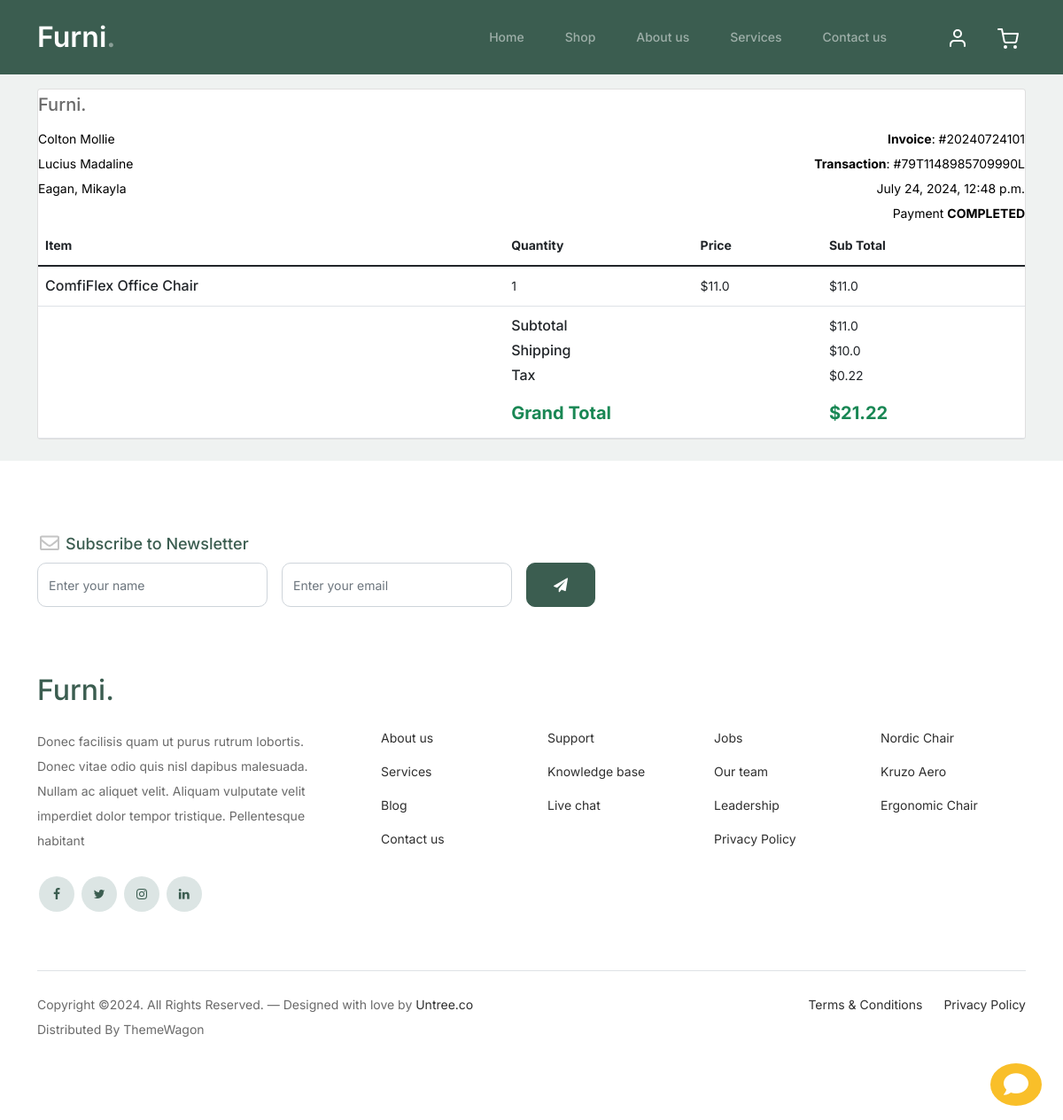
Page /accounts/order_detail/20240724101/ (signed in) on the committed database.
### orders/models.py (models this page shows, shortened)
class Order(models.Model):
    STATUS = (
        ('New', 'New'),
        ('Accepted', 'Accepted'),
        ('Completed', 'Completed'),
        ('Cancelled', 'Cancelled'),
    )
    user = models.ForeignKey(Account, on_delete=models.SET_NULL, null=True)
    payment = models.ForeignKey(Payment, on_delete=models.SET_NULL, blank=True, null=True)
    order_number = models.CharField(max_length=20)
    first_name = models.CharField(max_length=50)
    last_name = models.CharField(max_length=20)
    phone = models.CharField(max_length=15)
    email = models.EmailField(max_length=50)
    address_line_1 = models.CharField(max_length=20)
    address_line_2 = models.CharField(max_length=20, blank=True)
    state = models.CharField(max_length=20)
    city = models.CharField(max_length=20)
    order_note = models.CharField(max_length=100, blank=True)
    order_total = models.FloatField()
    tax = models.FloatField()
    status = models.CharField(max_length=10, choices=STATUS, default='New')
    ip = models.CharField(blank=True, max_length=20)
    is_ordered = models.BooleanField(default=False)
    created_at = models.DateTimeField(auto_now_add=True)
    updated_at = models.DateTimeField(auto_now=True)
    def full_name(self):
        return f"{self.first_name} {self.last_name}"
    def full_address(self):
        return f"{self.address_line_1} {self.address_line_2}"

class Payment(models.Model):
    user = models.ForeignKey(Account, on_delete=models.CASCADE)
    payment_id = models.CharField(max_length=100)
    payment_method = models.CharField(max_length=100)
    amount_paid = models.CharField(max_length=100) # total amount paid
    status = models.CharField(max_length=100)
    created_at = models.DateTimeField(auto_now_add=True)

class OrderProduct(models.Model):
    order = models.ForeignKey(Order, on_delete=models.CASCADE)
    user = models.ForeignKey(Account, on_delete=models.CASCADE)
    payment = models.ForeignKey(Payment, on_delete=models.CASCADE)
    product = models.ForeignKey(Product, on_delete=models.CASCADE)
    quantity = models.IntegerField()
    product_price = models.FloatField()
    total_amount = models.FloatField(null=True)
    ordered = models.BooleanField(default=False)
    created_at = models.DateTimeField(auto_now_add=True)
    updated_at = models.DateTimeField(auto_now=True)

### shop/models.py (models this page shows, shortened)
class Product(models.Model):
    product_name    = models.CharField(max_length=200, unique=True)
    category        = models.ForeignKey(Category, on_delete=models.CASCADE)
    slug            = models.SlugField(max_length=200, unique=True)
    description     = models.TextField(max_length=500, blank=True)
    price           = models.IntegerField()
    images          = models.ImageField(upload_to='photos/products')
    stock           = models.IntegerField()
    is_available    = models.BooleanField(default=True)
    created_date    = models.DateTimeField(auto_now_add=True)
    modified_date   = models.DateTimeField(auto_now=True)

### accounts/views.py (the view)
# urls.py: path("order_detail/<int:order_id>/", views.order_detail, name='order_detail'),
@login_required(login_url='signin')
def order_detail(request, order_id):
    order_detail = OrderProduct.objects.filter(
        order__order_number=order_id
    )
    order = Order.objects.get(
        order_number=order_id
    )
    subtotal = 0
    shipping = 10.0
    tax = order.tax
    for i in order_detail:
        subtotal += i.product_price * i.quantity
    grand_total = subtotal + shipping + tax
    context = {
        "order_detail": order_detail,
        "order": order,
        "subtotal": subtotal,
        "grand_total": grand_total,
        'tax': tax,
        "shipping": shipping
    }
    return render(request, 'accounts/order_detail.html', context)

### accounts/models.py (called while the page is built)
    @property
    def is_authenticated(self):
        return True

### cart/context_processor.py (called while the page is built)
def counter(request):
    cart_count = 0
    if 'admin' in request.path:
        return {}
    else:
        try:
            cart = Cart.objects.filter(cart_id=_cart_id(request))
            if request.user.is_authenticated:
                cart_items = CartItem.objects.all().filter(user=request.user)
            else:
                cart_items = CartItem.objects.all().filter(cart=cart[:1])
            for cart_item in cart_items:
                cart_count += cart_item.quantity
        except Cart.DoesNotExist:
            cart_count = 0
    if cart_count > 9:
        cart_count = '9+'
    return dict(cart_count=cart_count)

### cart/views.py (called while the page is built)
def _cart_id(request):
    cart = request.session.session_key
    if not cart:
        cart = request.session.create()
    return cart

### chat/context_processor.py (called while the page is built, shortened)
def chat_context(request):
    if request.user.is_authenticated:
        username = request.user.username
        room_name = f'u{username}'
        if 'room_name' not in request.session or request.session['room_name'] != room_name:
            request.session['room_name'] = room_name
            request.session['username'] = username
            Room.objects.get_or_create(room_name=room_name)
    request.room_name = room_name
    request.username = username
    return {
        'chat_room_name': room_name,
        'chat_username': username,
    }

### chat/msg_context_processor.py (called while the page is built)
def room_message(request):
    room_name = request.session.get('room_name')
    print('Room name', room_name)
    if room_name:
        room, _ = Room.objects.get_or_create(room_name=room_name)
        get_messages = Message.objects.filter(room=room)
    else:
        get_messages = ['hello']
    return {
        'get_messages': get_messages,
    }

### templates/accounts/order_detail.html
{% extends 'base.html' %}
{% load static %}
{% block content %}
<div class="container pt-3">
    <div class="row gutters">
    	<div class="col-xl-12 col-lg-12 col-md-12 col-sm-12 col-12">
    		<div class="card mb-4">
    			<div class="card-body p-0">
    				<div class="invoice-container">
    					<div class="invoice-header">
                            <h3 class="navbar-brand">
                                Furni<span>.</span>
                            </h3>
    						<div class="row gutters">
    							<div class="col-md-6">
    								<div class="text-black">
    									<address >
                                            {{order.full_name}}<br>
											{{order.full_address}}<br>
											{{order.city}}, {{order.state}}
    									</address>
    								</div>
    							</div>
    							<div class="col-md-6">
    								<div class="text-xl-end text-md-end">
    									<div class="text-black">
    										<div><b>Invoice</b>: #{{order.order_number}}</div>
    										<div><b>Transaction</b>: #{{order.payment.payment_id}}</div>
    										<div>{{order.created_at}}</div>
    										<div>Payment <b>{{order.payment.status}}</b></div>
    									</div>
    								</div>
    							</div>
    						</div>
    					</div>
    					<div class="invoice-body">
    						<div class="row gutters">
    							<div class="col-lg-12 col-md-12 col-sm-12">
    								<div class="table-responsive">
    									<table class="table custom-table m-0">
    										<thead>
    											<tr>
    												<th>Item</th>
    												<th>Quantity</th>
    												<th>Price</th>
    												<th>Sub Total</th>
    											</tr>
    										</thead>
    										<tbody>
                                                {% for item in order_detail %}
    											<tr>
    												<td>
    													<span class="h6">{{item.product.product_name}}</span>
    												</td>
    												<td>{{item.quantity}}</td>
    												<td>${{item.product_price}}</td>
													<td>${{item.total_amount}}</td>
    											</tr>
                                                {% endfor %}
    											<tr>
    												<td>&nbsp;</td>
    												<td colspan="2">
    													<p>
    														<span class="h6">Subtotal</span><br>
    														<span class="h6">Shipping</span><br>
    														<span class="h6">Tax</span><br>
    													</p>
    													<h5 class="text-success"><strong>Grand Total</strong></h5>
    												</td>
    												<td>
    													<p>
    														${{subtotal}}<br>
    														${{shipping}}<br>
    														${{tax}}<br>
    													</p>
    													<h5 class="text-success"><strong>${{grand_total}}</strong></h5>
    												</td>
    											</tr>
    										</tbody>
    									</table>
    								</div>
    							</div>
    						</div>
    					</div>
    				</div>
    			</div>
    		</div>
    	</div>
    </div>
</div>
{% endblock %}

### static/css/style.css (style rules this page uses)
body { overflow-x: hidden; position: relative; }
body { font-family: "Inter", sans-serif; font-weight: 400; line-height: 28px; color: #6a6a6a; font-size: 14px; background-color: #eff2f1; }

### rows in the picture
Order: full_name "Colton Mollie", full_address "Lucius Madaline", city "Eagan", state "Mikayla", order_number "20240724101", payment.payment_id "79T1148985709990L", created_at "July 24, 2024, 12:48 p.m.", payment.status "COMPLETED", tax "0.22"
OrderProduct: product.product_name "ComfiFlex Office Chair", quantity "1", product_price "11.0", total_amount "11.0"

### other values in the picture
{{ subtotal }} "11.0"
{{ shipping }} "10.0"
{{ grand_total }} "21.22"
